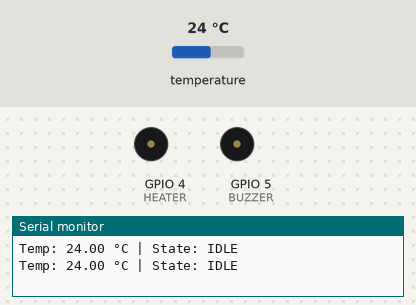
This sketch was run on a simulated ESP32. Shown: buzzer (waves = sounding, pin HIGH), the last lines printed to the serial monitor. The inputs (shaded band) are chosen by the test bench; at power-on: temperature 24 °C.

Above: at 3.3 s.
3.4 s: temperature set to 39.1 °C
5.9 s: temperature set to 40.5 °C
At 6.3 s:
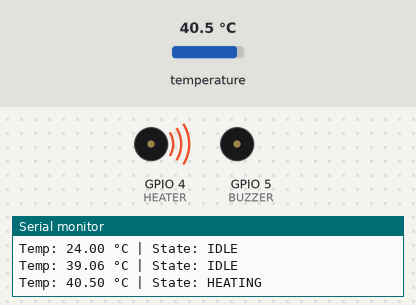
8.4 s: temperature set to 12 °C
At 10.1 s:
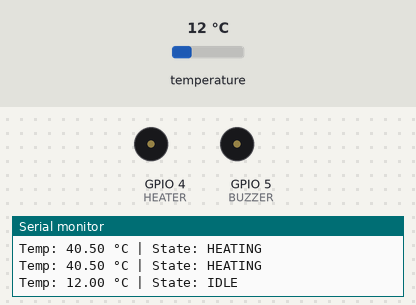
11.1 s: temperature set to 41 °C
At 12.5 s:
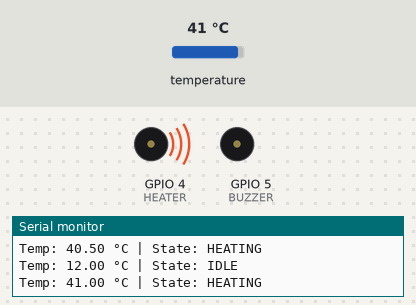
Timing chart, 0 to 14.1 s (numbered marks = the images above; inputs shaded):
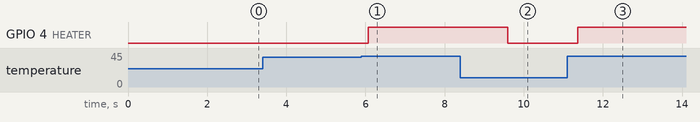

Measured:
- the behaviour switches between 39.9 and 40 °C on temperature (found by bisection; images 0 and 1)
- after the input at 5.9 s, GPIO 4 (HEATER): LOW → HIGH after 0.17 s
- after the input at 8.4 s, GPIO 4 (HEATER): HIGH → LOW after 1.2 s
- after the input at 11.1 s, GPIO 4 (HEATER): LOW → HIGH after 0.27 s

The sketch:

sketch.ino
```cpp
#include <OneWire.h>
#include <DallasTemperature.h>

#define TEMP_PIN 15
#define HEATER 4
#define BUZZER 5

OneWire oneWire(TEMP_PIN);
DallasTemperature sensor(&oneWire);

void setup() {
  Serial.begin(115200);
  sensor.begin();
  pinMode(HEATER, OUTPUT);
  pinMode(BUZZER, OUTPUT);
}

void loop() {
  sensor.requestTemperatures();
  float t = sensor.getTempCByIndex(0);

  String state;
  if (t >= 55) {
    state = "OVERHEAT";
    digitalWrite(HEATER, LOW);
    digitalWrite(BUZZER, HIGH);
  } else if (t >= 48) {
    state = "TARGET";
    digitalWrite(HEATER, LOW);
    digitalWrite(BUZZER, LOW);
  } else if (t >= 45) {
    state = "STABILIZING";
    digitalWrite(HEATER, HIGH);
    digitalWrite(BUZZER, LOW);
  } else if (t >= 40) {
    state = "HEATING";
    digitalWrite(HEATER, HIGH);
    digitalWrite(BUZZER, LOW);
  } else {
    state = "IDLE";
    digitalWrite(HEATER, LOW);
    digitalWrite(BUZZER, LOW);
  }

  Serial.print("Temp: ");
  Serial.print(t);
  Serial.print(" °C | State: ");
  Serial.println(state);
  delay(1000);
}
```
